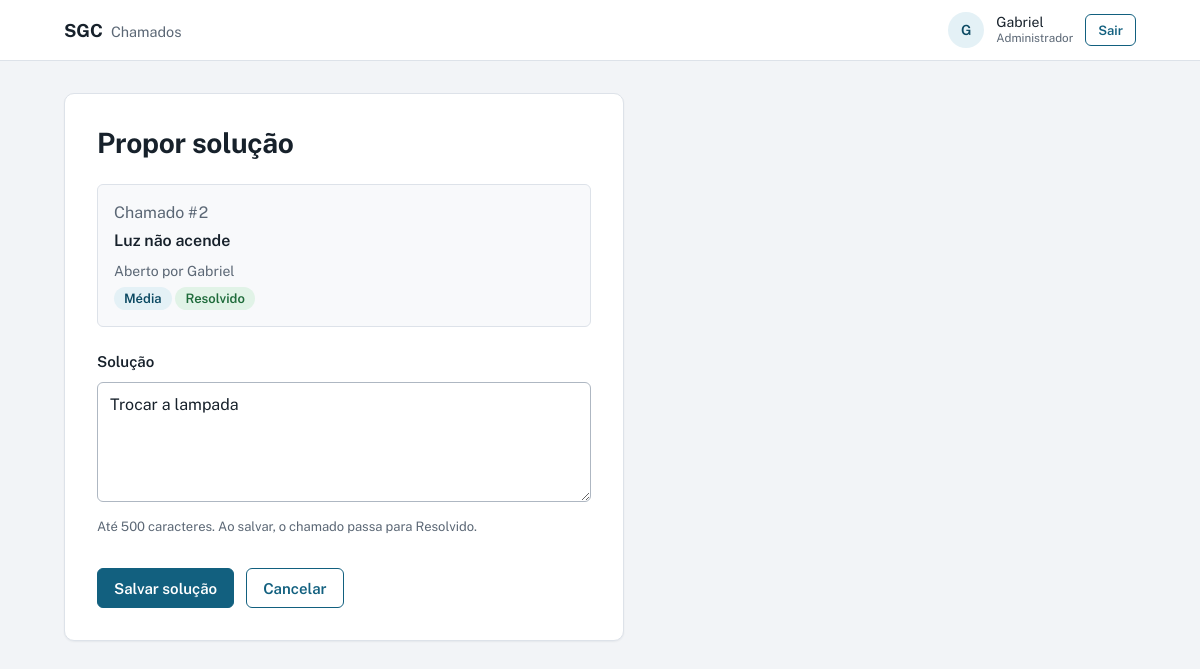
The app's page /resolver_chamado.php?id=2 (signed in) with its own data.
### tables this page shows
CREATE TABLE `chamado` (
  `id_chamado` int(11) NOT NULL AUTO_INCREMENT,
  `id_usuario` int(11) NOT NULL,
  `solucao` varchar(500) DEFAULT NULL,
  `data_prazo` datetime DEFAULT NULL,
  `prioridade` varchar(20) NOT NULL,
  `status` varchar(30) NOT NULL,
  `data_abertura` datetime NOT NULL,
  `descricao` varchar(500) DEFAULT NULL,
  `titulo` varchar(150) NOT NULL,
  `numero_chamado` int(11) NOT NULL,
  PRIMARY KEY (`id_chamado`),
  UNIQUE KEY `uq_chamado_numero` (`numero_chamado`),
  KEY `idx_chamado_usuario_status` (`id_usuario`,`status`),
  CONSTRAINT `fk_chamado_usuario` FOREIGN KEY (`id_usuario`) REFERENCES `usuario` (`id_usuario`)
);

CREATE TABLE `usuario` (
  `id_usuario` int(11) NOT NULL AUTO_INCREMENT,
  `email` varchar(150) NOT NULL,
  `nome` varchar(150) NOT NULL,
  `senha` varchar(255) NOT NULL,
  `perfil` varchar(50) NOT NULL,
  PRIMARY KEY (`id_usuario`),
  UNIQUE KEY `uq_usuario_email` (`email`)
);

### layout.php (the view, shortened to what this page needs)
<?php
function e($v) { return htmlspecialchars((string)$v, ENT_QUOTES, 'UTF-8'); }
function slug($s) {
    return ['Aberto'=>'aberto','Em atendimento'=>'atendimento','Resolvido'=>'resolvido',
            'Baixa'=>'baixa','Média'=>'media','Alta'=>'alta','Crítica'=>'critica'][$s] ?? 'baixa';
}
function badge($tipo, $valor) { return '<span class="badge ' . $tipo . '-' . slug($valor) . '">' . e($valor) . '</span>'; }
function carrega_chamado(PDO $pdo, $id) {
    $s = $pdo->prepare('SELECT c.*, u.nome AS solicitante FROM chamado c JOIN usuario u ON u.id_usuario = c.id_usuario WHERE c.id_chamado = ?');
    $s->execute([(int)$id]);
    return $s->fetch();
}
function resumo_chamado($c) {
    return '<div class="summary"><span class="num">Chamado #' . e($c['numero_chamado']) . '</span>'
         . '<span class="t-title">' . e($c['titulo']) . '</span>'
         . '<span class="t-sub">Aberto por ' . e($c['solicitante']) . '</span>'
         . '<span>' . badge('p', $c['prioridade']) . ' ' . badge('s', $c['status']) . '</span></div>';
}
function render_topo($titulo, $modo = 'app') {
    echo '<!DOCTYPE html><html lang="pt-BR"><head><meta charset="UTF-8"><meta name="viewport" content="width=device-width,initial-scale=1"><title>' . e($titulo) . ' – SGC</title>'
       . '<link rel="preconnect" href="https://fonts.googleapis.com"><link href="https://fonts.googleapis.com/css2?family=Public+Sans:wght@400;500;600;700&display=swap" rel="stylesheet">'
       . '<link rel="stylesheet" href="assets/style.css"></head><body>';
    if ($modo === 'auth') {
        echo '<main class="auth"><aside class="auth-side"><a class="brand" href="login.php">SGC<span>Gerenciamento de chamados</span></a>'
           . '<div><h2>Do pedido à solução, tudo registrado.</h2><p>Abra um chamado, acompanhe cada mudança de status e veja a solução proposta pela equipe.</p></div><div></div></aside>'
           . '<section class="auth-main"><div class="auth-box">';
    } else {
        $n = $_SESSION['nome'] ?? '';
        echo '<header class="topbar"><div class="topbar-in"><a class="brand" href="index.php">SGC<span>Chamados</span></a>'
           . '<div class="user"><div class="avatar" aria-hidden="true">' . e(mb_strtoupper(mb_substr($n, 0, 1))) . '</div>'
           . '<div class="user-info">' . e($n) . '<small>' . e($_SESSION['perfil'] ?? '') . '</small></div>'
           . '<a class="btn btn-ghost btn-sm" href="logout.php">Sair</a></div></div></header><main class="wrap">';
    }
}
function render_rodape() {
    echo ($GLOBALS['modo'] === 'auth') ? '</div></section></main>' : '</main>';
    echo '</body></html>';
}

### resolver_chamado.php (shortened to what this page needs)
<?php
require 'layout.php';
require 'conexao.php';
$c = carrega_chamado($pdo, $_GET['id'] ?? 0);
render_topo('Propor solução');
?>
<div class="card form-card">
    <h1>Propor solução</h1>
    <?= resumo_chamado($c) ?>
    <form method="POST">
        <div class="field">
            <label for="solucao">Solução</label>
            <textarea id="solucao" name="solucao" maxlength="500" required autofocus><?= e($c['solucao']) ?></textarea>
            <p class="hint">Até 500 caracteres. Ao salvar, o chamado passa para Resolvido.</p>
        </div>
        <div class="form-actions">
            <button class="btn" type="submit">Salvar solução</button>
            <a class="btn btn-ghost" href="index.php">Cancelar</a>
        </div>
    </form>
</div>
<?php render_rodape(); ?>

### assets/style.css (style rules this page uses)
:root { --canvas:#F2F4F7;--surface:#fff;--ink:#17212B;--muted:#5B6775;--line:#DDE2E9;--brand:#12607F;--brand-dark:#0C4A63;--brand-tint:#E4F1F6;--danger:#A11A2B;--danger-tint:#FDE3E6;--ok:#1E6B3A;--ok-tint:#E1F3E7;--r-ctl:6px;--r-card:10px;--font:"Public Sans",system-ui,-apple-system,"Segoe UI",Roboto,sans-serif }
* { box-sizing:border-box }
body { margin:0;background:var(--canvas);color:var(--ink);font:400 16px/1.5 var(--font);-webkit-font-smoothing:antialiased }
h1,h2 { line-height:1.2;margin:0;letter-spacing:-.01em }
h1 { font-size:1.75rem;font-weight:700 }
p { margin:0 }
a { color:var(--brand) }
.topbar { background:var(--surface);border-bottom:1px solid var(--line) }
.topbar-in { max-width:1120px;margin:0 auto;padding:12px 24px;display:flex;align-items:center;justify-content:space-between;gap:16px }
.brand { font-weight:700;font-size:1.125rem;color:var(--ink);text-decoration:none }
.brand span { font-weight:400;color:var(--muted);margin-left:8px;font-size:.9rem }
.user { display:flex;align-items:center;gap:12px }
.avatar { width:36px;height:36px;border-radius:50%;background:var(--brand-tint);color:var(--brand-dark);display:grid;place-items:center;font-weight:600;font-size:.875rem }
.user-info { line-height:1.25;font-size:.875rem }
.user-info small { display:block;color:var(--muted) }
.wrap { max-width:1120px;margin:0 auto;padding:32px 24px 64px }
.btn { display:inline-flex;align-items:center;justify-content:center;min-height:40px;padding:0 16px;border-radius:var(--r-ctl);border:1px solid var(--brand);background:var(--brand);color:#fff;font:600 .9375rem var(--font);text-decoration:none;cursor:pointer }
.btn-ghost { background:transparent;color:var(--brand) }
.btn-sm { min-height:32px;padding:0 12px;font-size:.8125rem }
.card { background:var(--surface);border:1px solid var(--line);border-radius:var(--r-card);box-shadow:0 1px 2px rgba(23,33,43,.06);overflow:hidden }
.num { color:var(--muted);font-variant-numeric:tabular-nums;white-space:nowrap }
.t-title { font-weight:600 }
.t-sub { color:var(--muted);font-size:.875rem;margin-top:4px;max-width:60ch }
.badge { display:inline-block;padding:2px 10px;border-radius:999px;font-size:.8125rem;font-weight:600;white-space:nowrap }
.s-resolvido { background:var(--ok-tint);color:var(--ok) }
.p-media { background:var(--brand-tint);color:var(--brand-dark) }
.form-card { max-width:560px;padding:32px }
.form-card h1 { margin-bottom:24px }
.field { margin-bottom:24px }
label { display:block;font-weight:600;font-size:.9375rem;margin-bottom:8px }
.hint { color:var(--muted);font-size:.8125rem;margin-top:8px }
input,select,textarea { width:100%;min-height:44px;padding:10px 12px;border:1px solid #AEB7C2;border-radius:var(--r-ctl);background:#fff;color:var(--ink);font:inherit }
textarea { min-height:120px;resize:vertical }
.form-actions { display:flex;gap:12px;margin-top:32px }
.summary { display:grid;gap:4px;justify-items:start;padding:16px;background:#F8F9FB;border:1px solid var(--line);border-radius:var(--r-ctl);margin-bottom:24px }
@media (prefers-reduced-motion:no-preference) { .btn,.tab { transition:background .15s,color .15s } }

### records on screen
chamado: numero_chamado "2", titulo "Luz não acende", id_usuario.nome "Gabriel", prioridade "Média Resolvido", solucao "Trocar a lampada"

### other values on screen
mb_strtoupper(mb_substr($n, 0, 1)) "G"
$n "Gabriel"
$_SESSION['perfil'] "Administrador"
